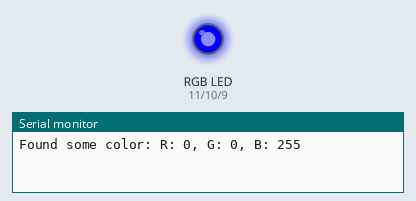
This sketch was run on a simulated Arduino Uno, built with avr-gcc and run on an emulated ATmega328P. Shown: an RGB LED mixed from three pins (HIGH = lit), the last lines printed to the serial monitor.

Above: at 0.1 s.
At 8.4 s:
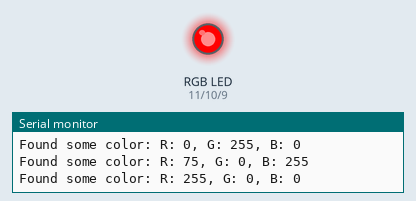
At 12.4 s:
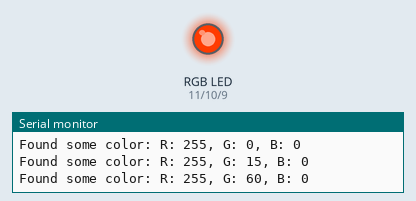
At 16.5 s:
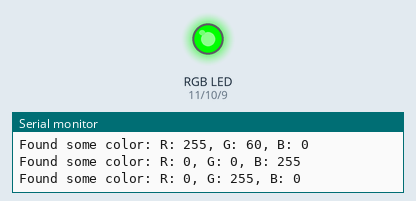
At 33.4 s:
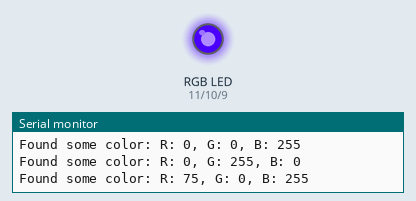
Timing chart, 0 to 35.7 s (numbered marks = the images above):
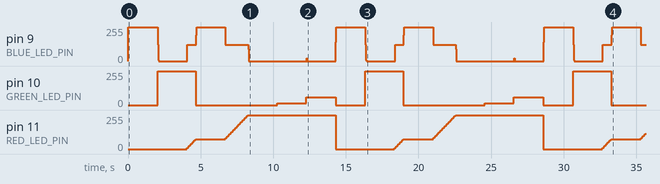

Measured:
- by itself, pin 10 (GREEN_LED_PIN): repeats every 14.3 s: 0/255 5.6 s, 15/255 2.0 s, 60/255 2.0 s, 0/255 2.0 s, 255/255 2.6 s
- by itself, pin 11 (RED_LED_PIN): ramps from 0/255 to 255/255 and jumps back, once every 14.3 s

The sketch:

72-challenge-color-mixer.ino
```cpp
const int RED_LED_PIN = 11;
const int GREEN_LED_PIN = 10;
const int BLUE_LED_PIN = 9;

void setup() {
  pinMode(RED_LED_PIN, OUTPUT);
  pinMode(GREEN_LED_PIN, OUTPUT);
  pinMode(BLUE_LED_PIN, OUTPUT);
  Serial.begin(9600);
}

void loop() {
  for (int r = 0; r < 256; r += 5) {
    //Serial.print("R: " + String(r) + " ");
    analogWrite(RED_LED_PIN, r);
    for (int g = 0; g < 256; g += 5) {
      //Serial.print("G: " + String(g) + " ");
      analogWrite(GREEN_LED_PIN, g);
      for (int b = 0; b < 256; b += 5) {
        // Serial.println("B: " + String(b));
        analogWrite(BLUE_LED_PIN, b);
        delay(delayAtColor(r, g, b));
      }
    }
  }
}

int delayAtColor(int r, int g, int b) {
  // Serial.println(String(r) + " " + String(g) + " " + String(b));
  if ((r == 255 && g == 0 && b == 0)
      || (r == 255 && g == 15 && b == 0)
      || (r == 255 && g == 60 && b == 0)
      || (r == 0 && g == 255 && b == 0)
      || (r == 0 && g == 0 && b == 255)
      || (r == 75 && g == 0 && b == 255)) {
    Serial.println("Found some color: R: " + String(r) + ", G: " + String(g) + ", B: " + String(b));
    return 2000;
  }

  return 0;
}
```
